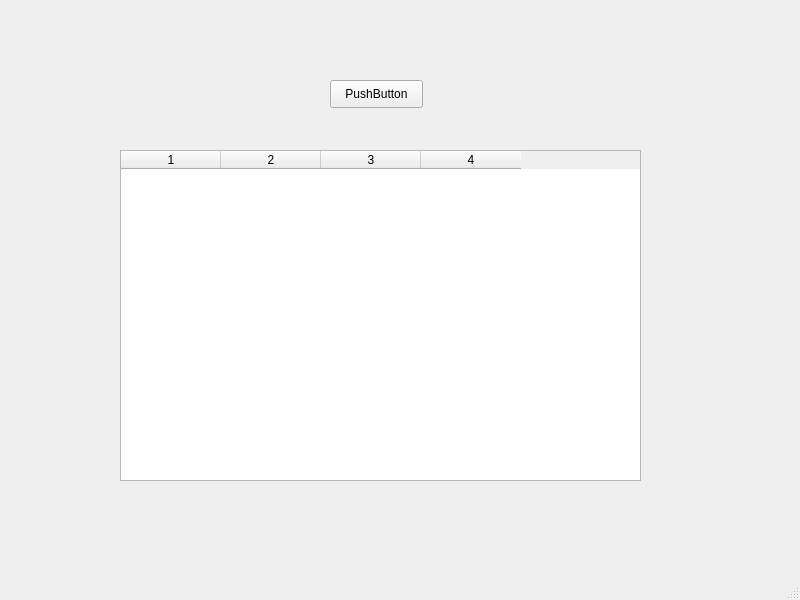
<?xml version="1.0" encoding="UTF-8"?>
<ui version="4.0">
 <class>MainWindow</class>
 <widget class="QMainWindow" name="MainWindow">
  <property name="geometry">
   <rect>
    <x>0</x>
    <y>0</y>
    <width>800</width>
    <height>600</height>
   </rect>
  </property>
  <property name="windowTitle">
   <string>MainWindow</string>
  </property>
  <widget class="QWidget" name="centralwidget">
   <widget class="QPushButton" name="btnara">
    <property name="geometry">
     <rect>
      <x>330</x>
      <y>80</y>
      <width>93</width>
      <height>28</height>
     </rect>
    </property>
    <property name="text">
     <string>PushButton</string>
    </property>
   </widget>
   <widget class="QTableWidget" name="tblsonuc">
    <property name="geometry">
     <rect>
      <x>120</x>
      <y>150</y>
      <width>521</width>
      <height>331</height>
     </rect>
    </property>
    <property name="rowCount">
     <number>0</number>
    </property>
    <property name="columnCount">
     <number>4</number>
    </property>
    <column/>
    <column/>
    <column/>
    <column/>
   </widget>
  </widget>
  <widget class="QMenuBar" name="menubar">
   <property name="geometry">
    <rect>
     <x>0</x>
     <y>0</y>
     <width>800</width>
     <height>26</height>
    </rect>
   </property>
  </widget>
  <widget class="QStatusBar" name="statusbar"/>
 </widget>
 <resources/>
 <connections/>
</ui>
